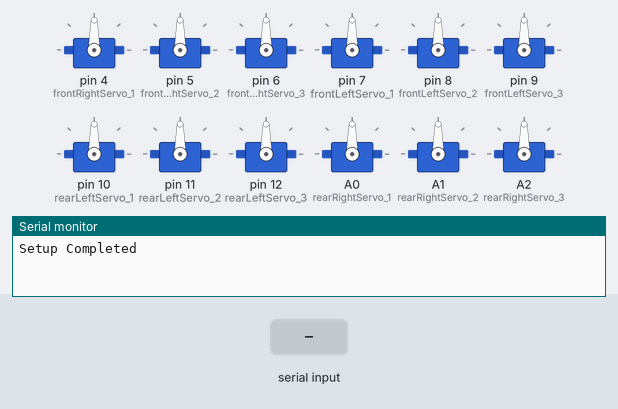
The sketch below on a simulated Arduino Uno, built with avr-gcc and run on an emulated ATmega328P. Shown: 12 × servo, the last lines printed to the serial monitor. The test bench sets the inputs (shaded band).

Above: at 1.2 s.
1.3 s: "F" received over the second serial link
At 1.45 s:
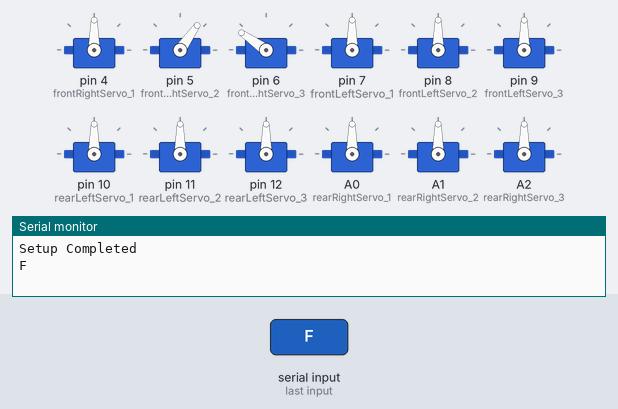
At 1.85 s:
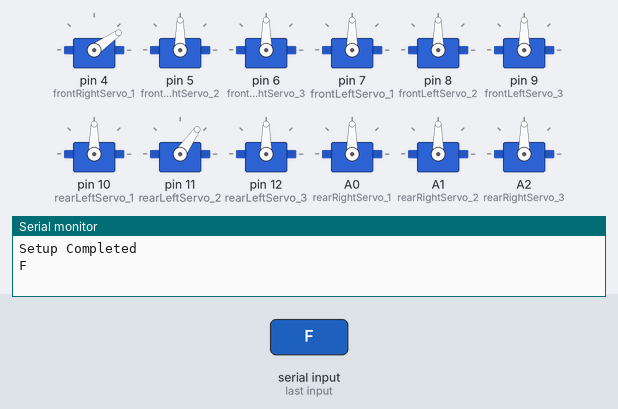
4.3 s: "1" received over the second serial link
At 4.45 s:
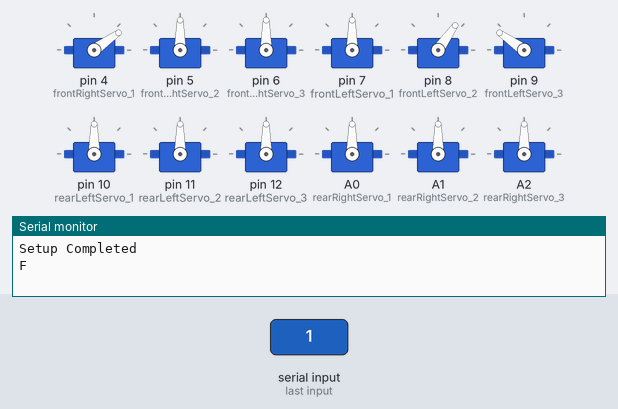
Timing chart, 0 to 7.3 s (numbered marks = the images above; inputs shaded):
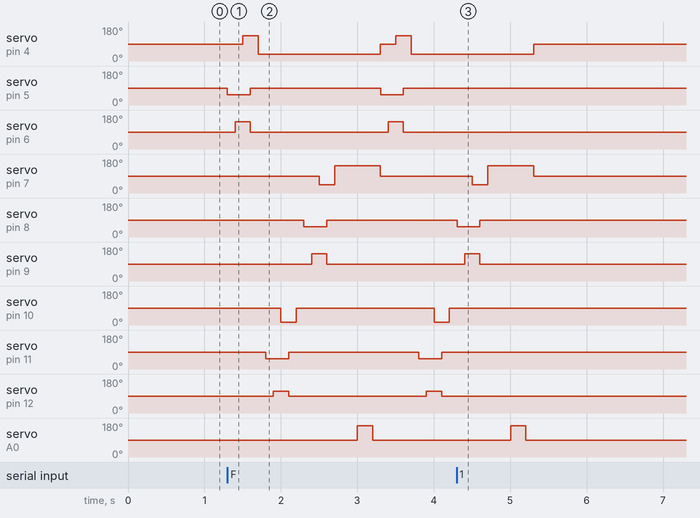

Measured:
- after the input at 1.3 s, servo on pin 4 (frontRightServo_1): 90° → 135° after 0.20 s, → 35° 0.20 s later, → 90° 1.6 s later, → 135° 0.20 s later, … (5 changes in this stretch); servo on pin 5 (frontRightServo_2): alternates 90° for 1.7 s and 55° for 0.30 s, starting at once
- after the input at 4.3 s, servo on pin 4 (frontRightServo_1): goes on until 5.3 s, then stays 90°; servo on pin 5 (frontRightServo_2): stops changing and stays 90°

The sketch:

spider.ino
```cpp
#include <SoftwareSerial.h>  //Allows bluetooth connectivity
#include <Servo.h>           //Allows to control servo motors

Servo frontLeftServo_1;  // Creates servo object to control a servo. After prototyping do this for the other 11 servos
Servo frontRightServo_1;
Servo frontRightServo_2;
Servo frontRightServo_3;
Servo frontLeftServo_2;
Servo frontLeftServo_3;
Servo rearLeftServo_1;
Servo rearLeftServo_2;
Servo rearLeftServo_3;
Servo rearRightServo_1;
Servo rearRightServo_2;
Servo rearRightServo_3;

char input;

const byte rxPin = 2;  // The pin on which to receive serial data
const byte txPin = 3;  // The pin on which to transmit serial data

// Set up a new SoftwareSerial object
SoftwareSerial BTSerial(rxPin, txPin);  // RX TX

void setup() {
  // Defines the modes for TX & RX
  pinMode(rxPin, INPUT);   // Recieving data
  pinMode(txPin, OUTPUT);  // Transmitting data

  frontRightServo_1.attach(4);  // Attaches a servo to a pin. After prototyping do this for the other 11 servos
  frontRightServo_2.attach(5);
  frontRightServo_3.attach(6);
  frontLeftServo_1.attach(7);
  frontLeftServo_2.attach(8);
  frontLeftServo_3.attach(9);
  rearLeftServo_1.attach(10);
  rearLeftServo_2.attach(11);
  rearLeftServo_3.attach(12);
  rearRightServo_1.attach(A0);
  rearRightServo_2.attach(A1);
  rearRightServo_3.attach(A2);


  BTSerial.begin(9600);  // Start bluetooth serial at 9600 bps
  Serial.begin(9600);    // Start serial monitor at 9600 bps

  Serial.println("Setup Completed");  // Confirm setup completion
}

void loop() {
  if (BTSerial.available() > 0) {  // Checks if data is being recieved
    input = BTSerial.read();       // Reads the data being transmitted
    Serial.println(input);
  }

  switch (input) {
    case 'F':  // Foward
      // Move the second servo to 55 degrees
      frontRightServo_2.write(55);
      delay(100);

      // Move the third servo to 115 degrees
      frontRightServo_3.write(145);
      delay(100);

      // Move the first servo to 135 degrees
      frontRightServo_1.write(135);
      delay(100);

      // Set the second and third servos back to 90 degrees
      frontRightServo_3.write(90);
      frontRightServo_2.write(90);
      delay(100);

      // Move the first servo to 35 degrees
      frontRightServo_1.write(35);
      delay(100);


      // Move the second servo to 55 degrees
      rearLeftServo_2.write(55);
      delay(100);

      // Move the third servo to 115 degrees
      rearLeftServo_3.write(115);
      delay(100);

      // Move the first servo to 135 degrees
      rearLeftServo_1.write(15);
      delay(100);

      // Set the second and third servos back to 90 degrees
      rearLeftServo_3.write(90);
      rearLeftServo_2.write(90);
      delay(100);

      // Move the first servo to default
      rearLeftServo_1.write(90);
      delay(100);


      // Move the second servo to 55 degrees
      frontLeftServo_2.write(55);
      delay(100);

      // Move the third servo to 115 degrees
      frontLeftServo_3.write(145);
      delay(100);

      // Move the first servo to 135 degrees
      frontLeftServo_1.write(45);
      delay(100);

      // Set the second and third servos back to 90 degrees
      frontLeftServo_3.write(90);
      frontLeftServo_2.write(90);
      delay(100);

      // Move the first servo to default
      frontLeftServo_1.write(145);
      delay(100);


        // Move the second servo to 55 degrees
        rearRightServo_2.write(55);
        delay(100);

        // Move the third servo to 115 degrees
        rearRightServo_3.write(115);
        delay(100);

        // Move the first servo to 135 degrees
        rearRightServo_1.write(165);
        delay(100);

        // Set the second and third servos back to 90 degrees
        rearRightServo_2.write(90);
        rearRightServo_3.write(90);
        delay(100);

        // Move the first servo to default
      rearRightServo_1.write(90);
        delay(100);

    default:  // If there is no input return default position
      frontRightServo_1.write(90);
      frontRightServo_2.write(90);
      frontRightServo_3.write(90);
      frontLeftServo_1.write(90);
      frontLeftServo_2.write(90);
      frontLeftServo_3.write(90);
      rearLeftServo_1.write(90);
      rearLeftServo_2.write(90);
      rearLeftServo_3.write(90);
      rearRightServo_1.write(90);
      rearRightServo_2.write(90);
      rearRightServo_3.write(90);
  }
}
```
